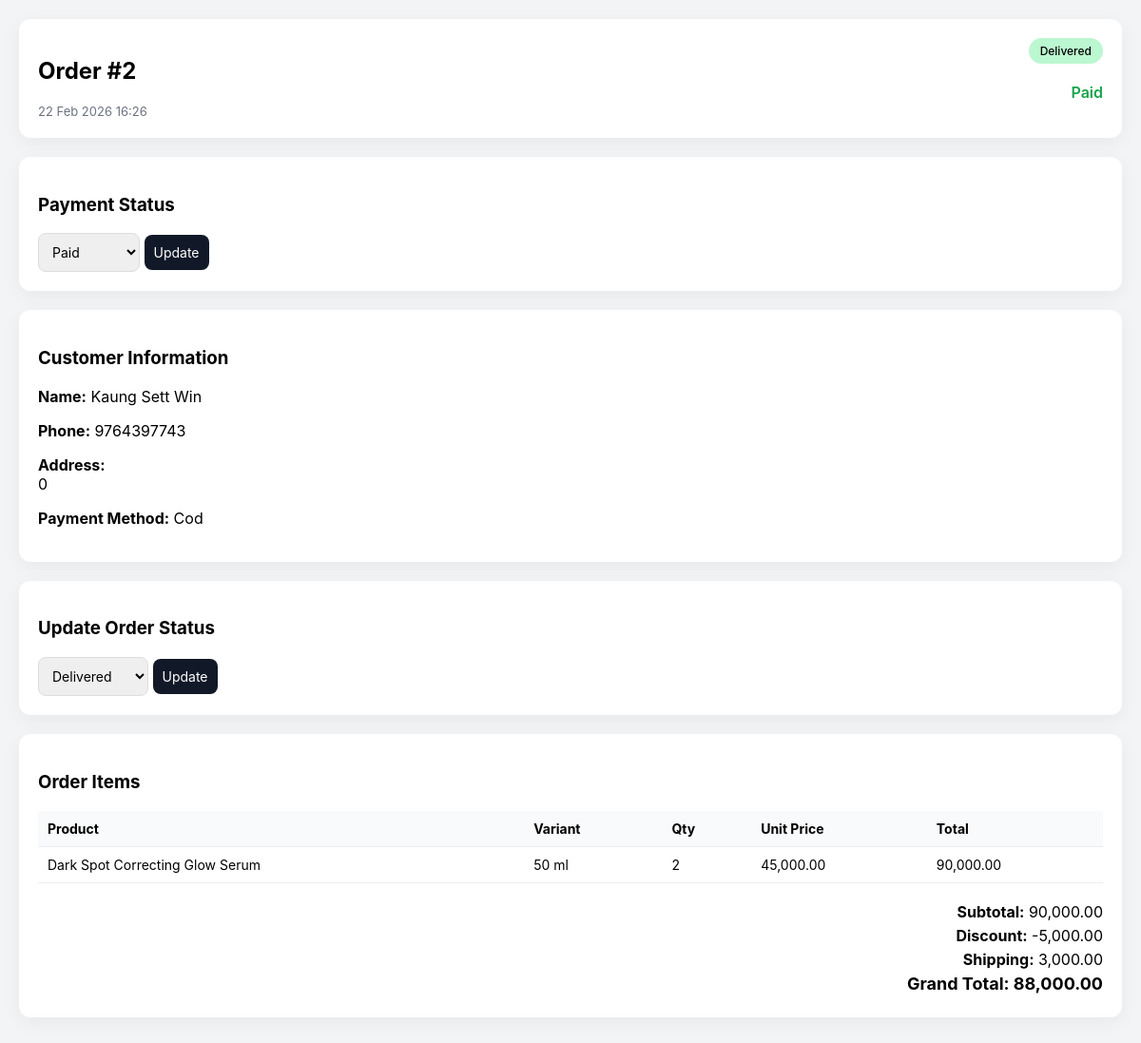
/admin/order_view.php?id=2 (signed in), run on the app's committed database.
### tables this page shows
CREATE TABLE `orders` (
  `id` int(10) UNSIGNED NOT NULL,
  `user_id` int(10) UNSIGNED NOT NULL,
  `subtotal` decimal(12,2) NOT NULL DEFAULT 0.00,
  `shipping` decimal(12,2) NOT NULL DEFAULT 0.00,
  `discount` decimal(12,2) NOT NULL DEFAULT 0.00,
  `total` decimal(12,2) NOT NULL DEFAULT 0.00,
  `status` enum('pending','processing','shipped','delivered','cancelled') DEFAULT 'pending',
  `payment_method` varchar(50) DEFAULT 'cod',
  `payment_status` enum('unpaid','paid','failed','refunded') DEFAULT 'unpaid',
  `full_name` varchar(150) NOT NULL,
  `phone` varchar(50) NOT NULL,
  `email` varchar(150) DEFAULT NULL,
  `address` text NOT NULL,
  `state_id` int(10) UNSIGNED DEFAULT NULL,
  `township_id` int(10) UNSIGNED DEFAULT NULL,
  `coupon_code` varchar(100) DEFAULT NULL,
  `order_number` varchar(50) DEFAULT NULL,
  `notes` text DEFAULT NULL,
  `created_at` datetime DEFAULT current_timestamp(),
  `updated_at` datetime DEFAULT current_timestamp() ON UPDATE current_timestamp(),
  `tracking_number` varchar(100) DEFAULT NULL,
  `shipped_at` datetime DEFAULT NULL,
  `delivered_at` datetime DEFAULT NULL,
  `cancelled_at` datetime DEFAULT NULL
);

CREATE TABLE `order_items` (
  `id` int(10) UNSIGNED NOT NULL,
  `order_id` int(10) UNSIGNED NOT NULL,
  `product_id` int(10) UNSIGNED NOT NULL,
  `variant_id` int(10) UNSIGNED DEFAULT NULL,
  `product_name` varchar(255) NOT NULL,
  `variant_name` varchar(255) DEFAULT NULL,
  `sku` varchar(100) DEFAULT NULL,
  `image_path` varchar(255) DEFAULT NULL,
  `quantity` int(11) NOT NULL DEFAULT 1,
  `unit_price` decimal(12,2) NOT NULL,
  `line_total` decimal(12,2) NOT NULL,
  `created_at` datetime DEFAULT current_timestamp()
);

### admin/order_view.php (the view, shortened to what this page needs)
<?php
require_once __DIR__ . '/auth.php';
$orderId = (int)($_GET['id'] ?? 0);
$stmt = $mysqli->prepare("
    SELECT *
    FROM orders
    WHERE id = ?
    LIMIT 1
");
$stmt->bind_param("i", $orderId);
$stmt->execute();
$order = $stmt->get_result()->fetch_assoc();
$subtotal = (float)$order['subtotal'];
$discount = (float)$order['discount'];
$shipping = (float)$order['shipping'];
$total    = (float)$order['total'];
$stmt = $mysqli->prepare("
    SELECT product_name, variant_name, quantity, unit_price
    FROM order_items
    WHERE order_id = ?
");
$stmt->bind_param("i", $orderId);
$stmt->execute();
$items = $stmt->get_result();
?>
<!DOCTYPE html>
<html>
<head>
</head>
<body>
<div class="card">
<div class="row">
<div>
<h2>Order #<?= $order['id'] ?></h2>
<div class="muted">
<?= date("d M Y H:i", strtotime($order['created_at'])) ?>
</div>
</div>
<div style="text-align:right">
<span class="badge <?= htmlspecialchars($order['status']) ?>">
<?= ucfirst($order['status']) ?>
</span>
<br><br>
<span class="<?= $order['payment_status']=='paid'?'payment-paid':'payment-unpaid' ?>">
<?= ucfirst($order['payment_status']) ?>
</span>
</div>
</div>
</div>
<div class="card" style="margin-top:15px;">
  <h3>Payment Status</h3>
  <form method="post">
    <select name="payment_status" required>
      <option value="paid" <?= $order['payment_status']=='paid'?'selected':'' ?>>Paid</option>
    </select>
    <button type="submit" class="btn">Update</button>
  </form>
</div>
<div class="card">
<h3>Customer Information</h3>
<p><strong>Name:</strong> <?= htmlspecialchars($order['full_name'] ?? 'N/A') ?></p>
<p><strong>Phone:</strong> <?= htmlspecialchars($order['phone'] ?? 'N/A') ?></p>
<p><strong>Address:</strong><br>
<?= nl2br(htmlspecialchars($order['address'] ?? 'N/A')) ?>
</p>
<p><strong>Payment Method:</strong> <?= ucfirst($order['payment_method']) ?></p>
</div>
<div class="card">
<h3>Update Order Status</h3>
<form method="post">
<select name="status">
<?php foreach(['pending','processing','shipped','delivered','cancelled'] as $s): ?>
<option value="<?= $s ?>" <?= ($order['status']===$s?'selected':'') ?>>
<?= ucfirst($s) ?>
</option>
<?php endforeach; ?>
</select>
<button type="submit">Update</button>
</form>
</div>
<div class="card">
<h3>Order Items</h3>
<table>
<thead>
<tr>
<th>Product</th>
<th>Variant</th>
<th>Qty</th>
<th>Unit Price</th>
<th>Total</th>
</tr>
</thead>
<tbody>
<?php while($i = $items->fetch_assoc()):
$line = $i['quantity'] * $i['unit_price'];
?>
<tr>
<td data-label="Product"><?= htmlspecialchars($i['product_name']) ?></td>
<td data-label="Variant"><?= htmlspecialchars($i['variant_name']) ?></td>
<td data-label="Qty"><?= $i['quantity'] ?></td>
<td data-label="Unit Price"><?= number_format($i['unit_price'],2) ?></td>
<td data-label="Total"><?= number_format($line,2) ?></td>
</tr>
<?php endwhile; ?>
</tbody>
</table>
<div class="total-box">
<p><strong>Subtotal:</strong> <?= number_format($subtotal,2) ?></p>
<p><strong>Discount:</strong> -<?= number_format($discount,2) ?></p>
<p><strong>Shipping:</strong> <?= number_format($shipping,2) ?></p>
<p style="font-size:18px;font-weight:bold">
Grand Total: <?= number_format($total,2) ?>
</p>
</div>
</div>
</body>
</html>

### admin/order_view.php (style rules this page uses)
* { box-sizing:border-box;font-family:-apple-system,BlinkMacSystemFont,"Segoe UI",Roboto,sans-serif }
body { background:#f3f4f6;margin:0;padding:20px }
.card { background:#fff;padding:20px;border-radius:12px;box-shadow:0 5px 20px rgba(0,0,0,0.05);margin-bottom:20px }
.row { display:flex;flex-wrap:wrap;justify-content:space-between;gap:15px }
.muted { color:#6b7280;font-size:13px }
.badge { padding:6px 12px;border-radius:999px;font-size:12px;font-weight:500;display:inline-block }
.delivered { background:#bbf7d0 }
.payment-paid { color:#16a34a;font-weight:600 }
select,button { padding:10px; border-radius:8px; border:1px solid #ddd; font-size:14px; }
button { background:#111827; color:#fff; cursor:pointer; border:none; }
table { width:100%; border-collapse:collapse; margin-top:15px; }
th,td { padding:10px; border-bottom:1px solid #eee; font-size:14px; text-align:left; }
th { background:#f9fafb }
.total-box { text-align:right; margin-top:20px; }
.total-box p { margin:5px 0 }

### data on the page
orders: id "2", created_at "22 Feb 2026 16:26", status "Delivered", payment_status "Paid", full_name "Kaung Sett Win", phone "9764397743", address "0", payment_method "Cod", subtotal "90,000.00", discount "5,000.00", shipping "3,000.00", total "88,000.00"
order_items: product_name "Dark Spot Correcting Glow Serum", variant_name "50 ml", quantity "2", unit_price "45,000.00", line "90,000.00"
